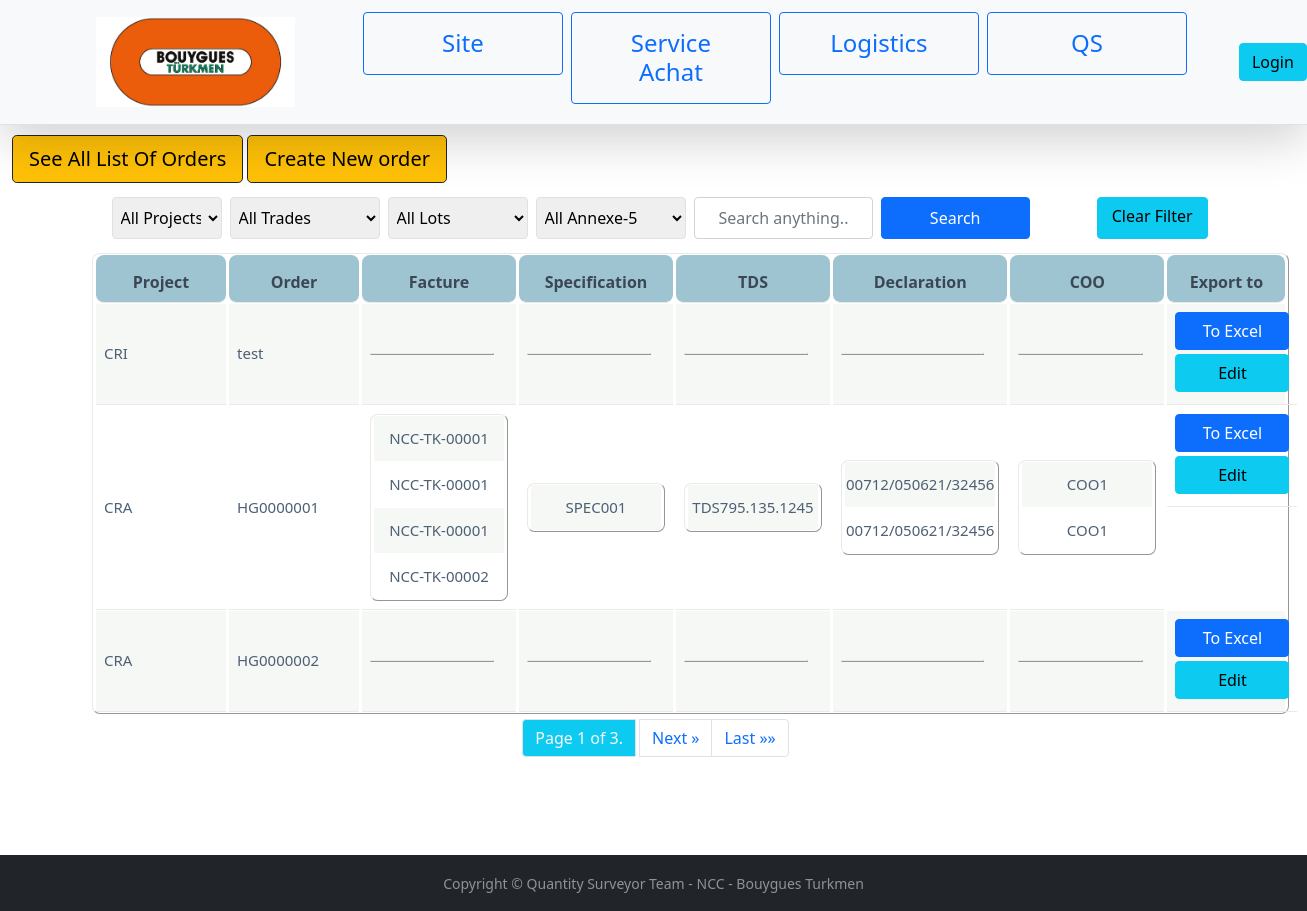
The page /achat/ on the database as committed earlier.
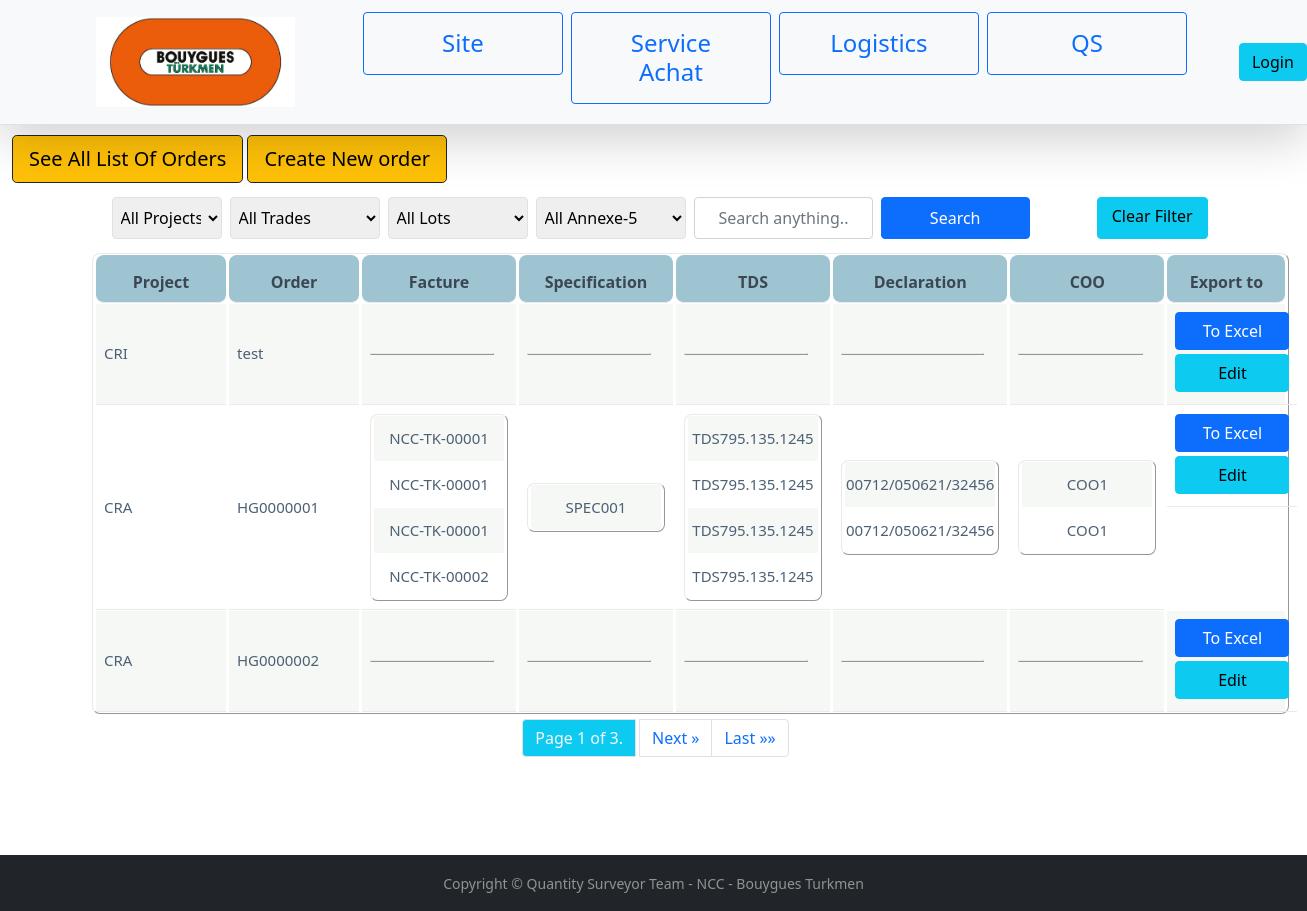
The same page on the database as committed later.
### fiche_produit/models.py (models this page shows, shortened)
class Order(models.Model):
    number = models.CharField(max_length=20,unique=True, blank=True, null=True)
    project = models.ForeignKey(Project, on_delete=models.SET_NULL, blank=True, null=True)
    created_by = models.ForeignKey(Employee, on_delete=models.SET_NULL, blank=True, null=True)
    created_at = models.DateTimeField(auto_now=True, blank=True, null=True)
    @property
    def tds_numbers(self):
        facture_items = FactureItem.objects.filter(order_item = self.pk)
        tds_items = TdsItem.objects.filter(facture_item__in = facture_items)
        tdss = []
        for item in tds_items:
            tdss.append(item.tds.number)
        return tdss
    @property
    def declaration_numbers(self):
        facture_items = FactureItem.objects.filter(order_item = self.pk)
        declaration_items = DeclarationItem.objects.filter(facture_item__in  = facture_items)
        declarations = []
        for item in declaration_items:
            declarations.append(item.declaration.number)
        return declarations
    @property
    def coo_numbers(self):
        facture_items = FactureItem.objects.filter(order_item = self.pk)
        coo_factures = CooFacture.objects.filter(facture_item__in = facture_items)
        coos = []
        for item in coo_factures:
            coos.append(item.coo.number)
        return coos

class Project(models.Model):
    code = models.CharField(max_length=3, blank=True, null=True)
    name_en = models.CharField(max_length=200, blank=True, null=True)
    name_fr = models.CharField(max_length=200, blank=True, null=True)
    name_ru = models.CharField(max_length=200, blank=True, null=True)
    name_tm = models.CharField(max_length=200, blank=True, null=True)
    director = models.ForeignKey('Employee', on_delete=models.SET_NULL, blank=True, null=True)
    contract_total = models.DecimalField(max_digits=12, decimal_places=2, blank=True, null=True)

class FactureItem(models.Model):
    facture = models.ForeignKey('Facture',related_name='factureitems', on_delete=models.SET_NULL, blank=True, null=True)
    no = models.CharField(max_length=20, blank=True, null=True)
    package_type = models.ForeignKey(PackageType,on_delete=models.SET_NULL, blank=True, null=True)
    hs_code  = models.CharField(max_length = 10, blank=True, null=True)
    order_item = models.ForeignKey(OrderItem,related_name='orderitemsinfactureitems', on_delete=models.SET_NULL, blank=True, null=True)
    currency = models.ForeignKey(Currency,on_delete=models.SET_NULL, blank=True, null=True)
    provider = models.ForeignKey(Provider, on_delete=models.SET_NULL, blank=True, null=True)
    quantity = models.DecimalField(max_digits=12, decimal_places=2, blank=True, null=True)
    unit  = models.ForeignKey(Unit,on_delete=models.SET_NULL, blank=True, null=True)
    price = models.DecimalField(max_digits=12, decimal_places=2, blank=True, null=True)
    total_price = models.DecimalField(max_digits=12, decimal_places=2, blank=True, null=True)
    class Meta:
        constraints = [models.UniqueConstraint(fields=['facture', 'no'], name='facture-item-no')]

class Facture(models.Model):
    number = models.CharField(max_length=20,unique=True, blank=True, null=True)
    project = models.ForeignKey(Project, on_delete=models.SET_NULL, blank=True, null=True)
    date = models.DateTimeField( blank=True, null=True)

class SpecificationItem(models.Model):
    specification =models.ForeignKey('Specification',related_name='specifications', on_delete=models.SET_NULL, blank=True, null=True)
    no = models.CharField(max_length=20, blank=True, null=True)
    facture_item = models.ForeignKey(FactureItem,related_name='specificationfactures', on_delete=models.SET_NULL, unique=True, blank=True, null=True)
    class Meta:
        constraints = [models.UniqueConstraint(fields=['specification', 'no'], name='specification-item-no')]

class Specification(models.Model):
    number = models.CharField(max_length=20,unique=True, blank=True, null=True)
    date = models.DateTimeField( blank=True, null=True)

class TdsItem(models.Model):
    tds =models.ForeignKey('Tds', related_name='tdsitems', on_delete=models.SET_NULL, blank=True, null=True)
    no = models.CharField(max_length=20, blank=True, null=True)
    facture_item = models.ForeignKey(FactureItem,related_name='tdsfactures', on_delete=models.SET_NULL, unique=True, blank=True, null=True)
    class Meta:
        constraints = [models.UniqueConstraint(fields=['tds', 'no'], name='tds-item-no')]

class Tds(models.Model):
    number = models.CharField(max_length=20,unique=True, blank=True, null=True)
    date = models.DateTimeField( blank=True, null=True)

class DeclarationItem(models.Model):
    declaration =models.ForeignKey(Declaration,related_name='declarationitems', on_delete=models.SET_NULL, blank=True, null=True)
    no = models.CharField(max_length=20,unique=True, blank=True, null=True)
    facture_item = models.ForeignKey(FactureItem, related_name='declarationfactures', on_delete=models.SET_NULL, unique=True, blank=True, null=True)
    class Meta:
        constraints = [models.UniqueConstraint(fields=['declaration', 'no'], name='declaration-item-no')]

class Declaration(models.Model):
    number = models.CharField(max_length=20,unique=True, blank=True, null=True)
    date = models.DateTimeField( blank=True, null=True)

class CooFacture(models.Model):
    coo =models.ForeignKey(Coo,related_name='cootofacture', on_delete=models.SET_NULL, blank=True, null=True)
    facture_item = models.ForeignKey(FactureItem,related_name='facturetocoo', on_delete=models.SET_NULL, unique=True, blank=True, null=True)

class Coo(models.Model):
    number = models.CharField(max_length=20,unique=True, blank=True, null=True)
    date = models.DateTimeField( blank=True, null=True)

### achat/views.py (the view)
# urls.py: path('achat/', AchatListView.as_view(), name='achat'),
class AchatListView(generic.ListView):
    model = Order
    context_object_name = 'orders'
    template_name = 'achat/achat.html'
    ordering = ['-created_at']
    paginate_by = 3
    def get_queryset(self):
        queryset = super(AchatListView, self).get_queryset()
        queryset = OrderCustomSearch(self.request.GET, queryset = queryset).qs
        return list(set(OrderFilter(self.request.GET, queryset=queryset).qs))

### fiche_produit/context_processors.py (called while the page is built)
def project_renderer(request):
    return {
        'projects': Project.objects.all()
    }

def lot_renderer(request):
    return {
        'lots': Lot.objects.all()
    }

def trade_renderer(request):
    return {
        'trades': Trade.objects.all()
    }

def annexe5_renderer(request):
    return {
        'annexe5s': Annexe5.objects.all()
    }

### fiche_produit/models.py (called while the page is built)
    def __str__(self):
        return str(self.number) + ' - ' + str(self.name_fr)

    def __str__(self):
        return str(self.code) + ' - ' + str(self.name_fr)

### templates/achat/achat.html (shortened to what the changed rows need)
{% extends 'base.html' %}
{% load static %}
{% block content %}
<div class="fp-list" id="fp-list">
  <table class="table">
    <thead>
      <tr class="">
        <th scope="col">Project</th>
        <th scope="col">Order</th>
        <th scope="col">Facture</th>
        <th scope="col">Specification</th>
        <th scope="col">TDS</th>
        <th scope="col">Declaration</th>
        <th scope="col">COO</th>
        <th scope="col">Export to</th>
      </tr>
    </thead>
    <tbody>
      {% for order in orders %}
      <tr class="px-4 ">
        <td class="" style="width:20px;">{{ order.project.code }}</td>
        <td class="">{{ order.number }}</td>
        <td class="" style="text-align: center;">
          <table class="m-0" style="max-width: 100%;">
            <tbody class="removeDuplicate" id='removeFactureDuplicate'>
              {% for item in order.orderorderitems.all %}
                {% for fitem in item.orderitemsinfactureitems.all %}
                <tr>
                  <td>{{ fitem.facture.number }}</td>
                </tr>
                {% endfor %}
              {% endfor %}
            </tbody>
          </table>
        </td>
        <td class="" style="text-align: center;">
          <table class="m-0" style="max-width: 100%;">
            <tbody class="removeDuplicate" id='removeSpecificationDuplicate'>
              {% for item in order.orderorderitems.all %}
              {% for fitem in item.orderitemsinfactureitems.all %}
              {% for sitem in fitem.specificationfactures.all %}
              <tr>
                <td>{{ sitem.specification.number }}</td>
              </tr>
              {% endfor %}
              {% endfor %}
              {% endfor %}
            </tbody>
          </table>
        </td>
        <td class="" style="text-align: center;">
          <table class="m-0" style="max-width: 100%;">
            <tbody class="removeDuplicate" id='removeTdsDuplicate'>
              {% for item in order.orderorderitems.all %}
              {% for fitem in item.orderitemsinfactureitems.all %}
              {% for tdsitem in fitem.tdsfactures.all %}
              <tr>
                <td>{{ tdsitem.tds.number }}</td>
              </tr>
              {% endfor %}
              {% endfor %}
              {% endfor %}
            </tbody>
          </table>
        </td>
        <td class="" style="text-align: center;">
          <table class="m-0" style="max-width: 100%;">
            <tbody class="removeDuplicate" id='removeDeclarationDuplicate'>
              {% for item in order.orderorderitems.all %}
              {% for fitem in item.orderitemsinfactureitems.all %}
              {% for declarationitem in fitem.declarationfactures.all %}
              <tr>
                <td>{{ declarationitem.declaration.number }}</td>
              </tr>
              {% endfor %}
              {% endfor %}
              {% endfor %}
            </tbody>
          </table>
        </td>
        <td class="" style="text-align: center;">
          <table class="m-0" style="max-width: 100%;">
            <tbody  class="removeDuplicate" id='removeDeclarationDuplicate'>
              {% for item in order.orderorderitems.all %}
              {% for fitem in item.orderitemsinfactureitems.all %}
              {% for cooitem in fitem.facturetocoo.all %}
              <tr>
                <td>{{ cooitem.coo.number }}</td>
              </tr>
              {% endfor %}
              {% endfor %}
              {% endfor %}
            </tbody>
          </table>
        </td>
        <td class="row justify-content-center" style="max-width: 100px;">
          <a href="{% url 'export' %}?what=order&towhat=excel&pk={{order.id}}" class="btn btn-primary mb-1">To Excel</a>
          <a href="/orders/{{ order.id }}/edit/" class="btn btn-info mb-1">Edit</a>
        </td>
      </tr>
      {% endfor %}
    </tbody>
  </table>
</div>
{% endblock %}

Rows that differ between the two databases and show on the page:
changed FactureItem "NCC-TK-00002": gains TdsItem (tds.number "TDS795.135.1245")
added TdsItem: tds.number "TDS795.135.1245", shown under FactureItem (number 2 of 4 on the later page)
added TdsItem: tds.number "TDS795.135.1245", shown under FactureItem (number 3 of 4 on the later page)
